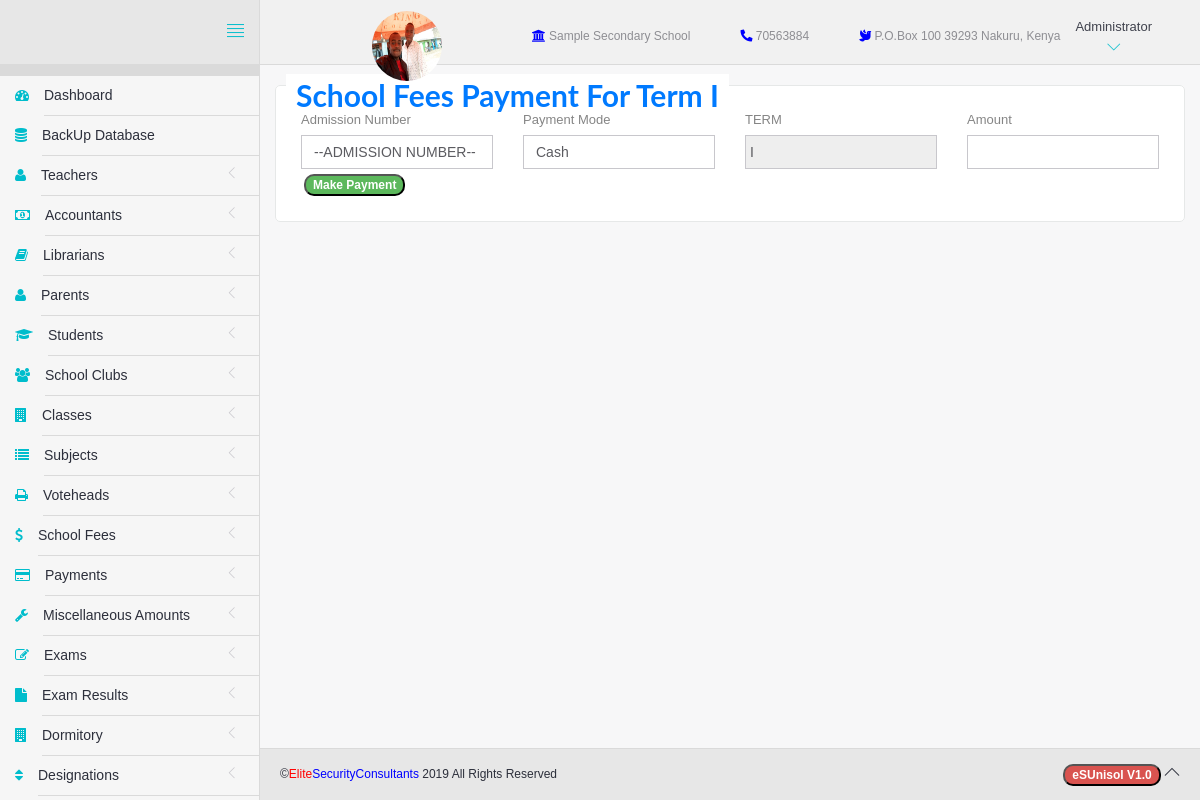
Page /payFees.php (signed in) on the committed database.
### tables this page shows
CREATE TABLE `settings` (
  `id` int(11) NOT NULL,
  `sName` varchar(100) NOT NULL,
  `Image` varchar(100) NOT NULL DEFAULT '0',
  `Phone` int(15) NOT NULL,
  `pBox` int(11) NOT NULL,
  `pCode` int(11) NOT NULL,
  `pCity` varchar(25) NOT NULL,
  `bName` varchar(30) NOT NULL DEFAULT '-',
  `aNumber` varchar(20) NOT NULL DEFAULT '-',
  `sReceipt` varchar(20) NOT NULL,
  `dWatermark` int(11) NOT NULL DEFAULT '0'
);

CREATE TABLE `currentsession` (
  `id` int(11) NOT NULL,
  `currentSession` varchar(10) NOT NULL DEFAULT 'I'
);

### Database.php (called while the page is built, shortened)
<?php
class Database{
  private $host=DB_HOST;
  private $user=DB_USER;
  private $password=DB_PASSWORD;
  private $database=DB_NAME;
  private $connection;
  private $stmt;
  public function __construct(){
    $dsn='mysql:host=' .$this->host . ';dbname=' . $this->database;
    $options=array(
      PDO::ATTR_PERSISTENT => true,
      PDO::ATTR_ERRMODE =>PDO::ERRMODE_EXCEPTION
    );
    try{
      $this->connection=new PDO($dsn, $this->user, $this->password,$options);
    }catch(PDOException $e){
      $this->error=$e->getMessage().PHP_EOL;
    }
  }
  public function query($sql){
    $this->stmt= $this->connection->prepare($sql);
  }
  public function execute(){
    return $this->stmt->execute();
  }
  public function resultSet(){
    $this->execute();
    return $this->stmt->fetchAll(PDO::FETCH_OBJ);
  }
  public function fetchColumn(){
    return $this->stmt->fetchColumn();
  }
  public function bind($param,$value,$type=null){
    if(is_null($type)){
      switch(true){
        case is_int($value):
          $type=PDO::PARAM_INT;
          break;
      }
    }
  $this->stmt->bindValue($param,$value,$type);
}
public function displayTable($table){
  $this->query("SELECT * FROM ".$table." ORDER BY id ASC");
  $results=$this->resultSet();
  return $results;
}
}

### payFees.php (the view, shortened to what this page needs)
<?php
require_once('Database.php');
if(isset($_SESSION['role'])){
	include('head.php');
?>
	<body>
		<div id="app">
<?php
if($_SESSION['role']=="Administrator"){
	include('include/sidebar.php');
}else if($_SESSION['role']=="teacher"){
	include('include/tsidebar.php');
}else if($_SESSION['role']=="Accountant"){
	include('include/asidebar.php');
}else{
	echo "";
}
?>
			<div class="app-content">
						<?php include('include/header.php');?>
				<div class="main-content" >
					<div class="wrap-content container" id="container">
						<form method="POST" action="payFees.php">
							<fieldset>
								<legend style="border:0px;font-size:30px;"><strong>School Fees Payment For Term <?php $database=new Database();
								$database->query("SELECT currentSession FROM currentsession");
								$database->execute();
								echo $database->fetchColumn();
									?></strong></legend>
								<div class="row">
									<div class="col-sm-3">
										<label for="voteHead" class="label-control">Admission Number</label>
										<select name="admission" class="form-control">
											<option>--ADMISSION NUMBER--</option>
										</select>
									</div>
									<div class="col-sm-3">
										<label for="voteHead" class="label-control">Payment Mode</label>
										<select name="mode" class="form-control">
											<option>Cash </option>
										</select>
									</div>
									<div class="col-sm-3">
										<label for="term" class="label-control">TERM</label>
										<input type="text" name="term" class="form-control" value="<?php $database=new Database();
										$database->query("SELECT currentSession FROM currentsession");
										$database->execute();
										echo $database->fetchColumn();
											?>" readonly/>
									</div>
									<div class="col-sm-3">
										<label for="Amount" class="label-control">Amount</label>
										<input class="form-control" name="amount" type="number" required/>
									</div>
									<br>
									<button class="badge badge-success" name="sub" style="margin-top:5px;margin-left:18px;">Make Payment</button>
								</div>
							</fieldset>
						</form>
					</div>
				</div>
			</div>
	<?php include('include/footer.php');?>
		</div>
	</body>
</html>
<?php }else{
	header("location: index.php");
}

### include/header.php (shortened to what this page needs)
<!DOCTYPE html>
<head>
</head>
<header class="navbar navbar-default navbar-static-top" style="font-size:12px">
					<div class="navbar-header">
						<a href="#" class="sidebar-toggler pull-right visible-md visible-lg" data-toggle-class="app-sidebar-closed" data-toggle-target="#app">
							<i class="ti-align-justify"></i>
						</a>
					</div>
					<div class="navbar-collapse collapse">
						<ul class="nav navbar-right">
							<?php
							$database=new Database();
							$results=$database->displayTable('settings');
							foreach ($results as $key) {
							?><li>
				     	<h6 style="color:red;line-height:50px;padding-right:90px"><img src="<?php echo "assets/images/".$key->Image;?>" width="70px" height="70px" style="border-radius:35px;float:left"></h6>
							</li>
							<li>
									<span style="line-height:70px;padding-left:00px;"><i class="fa fa-university" style="color:blue"></i>&nbsp;<?php echo $key->sName;?></span>
							</li>
							<li>
									<span style="line-height:70px;padding-left:50px;"><i class="fas fa-phone-alt" style="color:blue"></i>&nbsp;<?php echo $key->Phone;?></span>
							</li>
							<li>
									<span style="line-height:70px;padding-left:50px;"><i class="fas fa-dove" style="color:blue"></i>&nbsp;<?php echo "P.O.Box ".$key->pBox." ".$key->pCode." ".$key->pCity.", Kenya";?></span>
							</li>
								<?php } ?>
							<li class="dropdown current-user" style="padding-left:0px;line-height:70px">
								<a href class="dropdown-toggle" data-toggle="dropdown">
									<?php
									echo $_SESSION['role'];?>
									<i class="ti-angle-down"></i></i></span>
								</a>
							</li>
						</ul>
					</div>
				</header>

### assets/css/themes/theme-4.css (style rules this page uses)
body { background: -o-linear-gradient(blue,red) }
header .navbar-header { background: #E7E7E7 !important; border-right-color: #DADADA !important; border-bottom-color: #DADADA !important; }
header .navbar-header .sidebar-toggler, header .navbar-header .sidebar-mobile-toggler { color: #00BDCC !important; }
header .navbar-collapse { background: #F1F1F1 !important; border-bottom-color: #DADADA !important; box-shadow: none !important; }
header .navbar-collapse .navbar-right > li > a { color: #2c2f3b; }
header .navbar-collapse .navbar-right > li > a i { color: #00BDCC !important; }

### rows in the picture
settings: Image (picture), sName "Sample Secondary School", Phone "70563884", pBox "100", pCode "39293", pCity "Nakuru"
currentsession: currentSession "I", term "I"

### other values in the picture
$_SESSION['role'] "Administrator"
